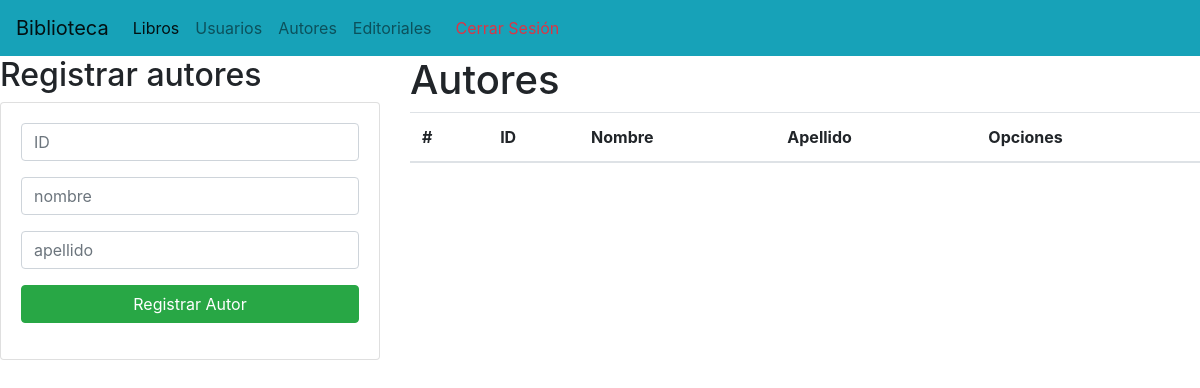
/gestionAutores/, run on an earlier commit of the app's database.
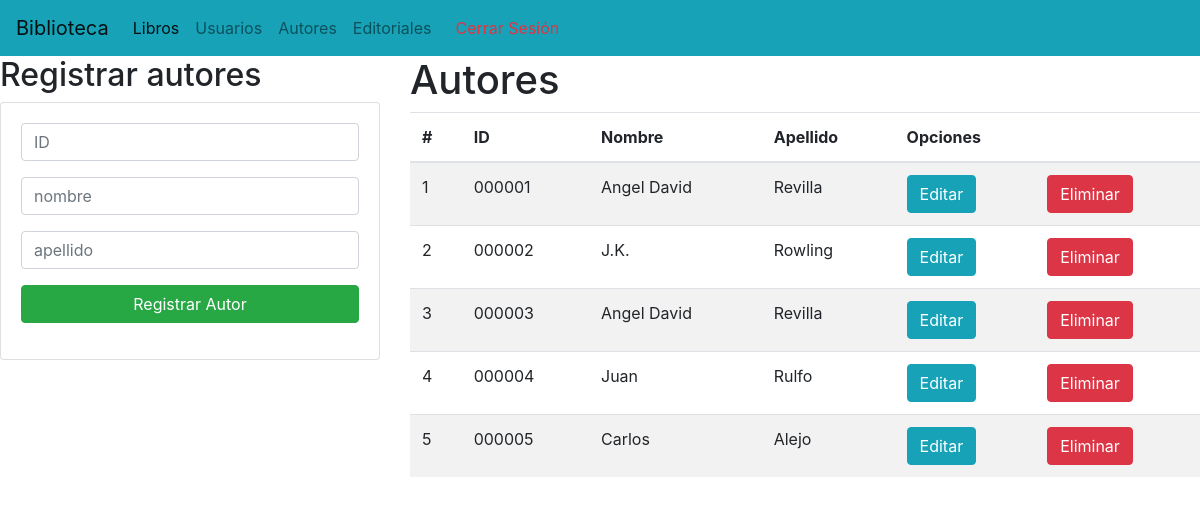
And on a later commit of the database.
### Aplicaciones/Biblioteca/models.py (models this page shows)
class Autores(models.Model):
    idAu = models.CharField(primary_key=True, max_length=6)
    nomAu = models.CharField(max_length=200)
    apellAu = models.CharField(max_length=200)

### Aplicaciones/Biblioteca/views.py (the view)
# urls.py: path('gestionAutores/', views.gestionAu, name='gestionAu'),
def gestionAu(request):
    AutoresListas = Autores.objects.all()
    return render(request, 'gestionAutores.html', {"Autores":AutoresListas})

### Aplicaciones/Biblioteca/templates/gestionAutores.html (shortened to what this page needs)
<!DOCTYPE html>
<html lang="es">
<head>
    <link rel="stylesheet" href="https://cdn.jsdelivr.net/npm/bootstrap@4.4.1/dist/css/bootstrap.min.css"
>
</head>
<body>
    <nav class="navbar navbar-expand-lg navbar-light bg-info">
        <a class="navbar-brand" href="#">Biblioteca</a>
        <div class="collapse navbar-collapse" id="navbarNav">
          <ul class="navbar-nav">
            <li class="nav-item active">
              <a class="nav-link" href="{% url 'home' %}">Libros<span class="sr-only">(current)</span></a>
            </li>
            <li class="nav-item">
              <a class="nav-link" href="{% url 'gestionUs' %}">Usuarios</a>
            </li>
            <li class="nav-item">
              <a class="nav-link" href="#">Autores</a>
            </li>
            <li class="nav-item">
              <a class="nav-link" href="{% url 'gestionEd' %}">Editoriales</a>
            </li>
            {% if user.is_authenticated %}
            <li class="nav-item">
              <a class="nav-link text-danger" href="#">
                  <i class="fas fa-sign-out-alt mr-2"></i> Cerrar Sesión
              </a>
          </li>
            {% else %}
            <li class="nav-item">
              <a class="nav-link text-danger" href="{% url 'login' %}">
              </a>
          </li>
            {% endif %}
          </ul>
        </div>
      </nav>
      {% block body %}
<div class="row">
    <div class="col-sm-12 col-md-6 col-lg-4 col-xl-4">
        <h2>Registrar autores</h2>
        <div class="card">
            <div class="card-body">
                <form action="/registrarAutores/" method="post">{% csrf_token %}
                    <div class="form-group">
                        <input type="text" id="txtidA" name="txtidA" class="form-control" placeholder="ID"
                            minlength="6" maxlength="6" required>
                    </div>
                    <div class="form-group">
                        <input type="text" id="txtNomAut" name="txtNomAut" class="form-control" placeholder="nombre"
                             maxlength="70" required>
                    </div>
                    <div class="form-group">
                        <input type="text" id="txtapeAut" name="txtapeAut" class="form-control" placeholder="apellido"
                             maxlength="70" required>
                    </div>
                    <div class="form-group">
                        <button type="submit" class="btn btn-success btn-block text-white">Registrar Autor</button>
                    </div>
                </form>
            </div>
        </div>
    </div>
    <div class="col-sm-12 col-md-6 col-lg-8 col-xl-8">
        <h1>Autores</h1>
        <div class="table-responsive py=2">
            <table class="table table-striped">
                <thead>
                    <tr>
                        <th>#</th>
                        <th>ID</th>
                        <th>Nombre</th>
                        <th>Apellido</th>
                        <th colspan="2">Opciones</th>
                    </tr>
                </thead>
                <tbody>
                    {% for c in Autores %}
                    <tr>
                        <td>{{forloop.counter}}</td>
                        <td>{{c.idAu}}</td>
                        <td>{{c.nomAu}}</td>
                        <td>{{c.apellAu}}</td>
                        <td><a href="edicionLibro/{{c.id}}" class="btn btn-info">Editar</a></td>
                        <td><a href="{% url 'eliminacionAutores' idAu=c.idAu %}" class="btn btn-danger btnEliminacion"
                                onclick="return confirm('¿Estás seguro de que deseas eliminar este usuario?');">Eliminar</a></td>
                    </tr>
                    {% endfor %}
                </tbody>
            </table>
        </div>
    </div>
</div>
{% endblock %}
</body>
</html>

What changed in the data, as far as the page shows it:
added Autores: idAu "000001", nomAu "Angel David", apellAu "Revilla"
added Autores: idAu "000002", nomAu "J.K.", apellAu "Rowling"
added Autores: idAu "000003", nomAu "Angel David", apellAu "Revilla"
added Autores: idAu "000004", nomAu "Juan", apellAu "Rulfo"
added Autores: idAu "000005", nomAu "Carlos", apellAu "Alejo"
